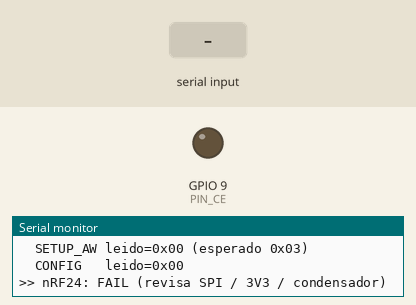
Recording of a sketch running on a simulated ESP32-S3. Shown: output pins drawn as LEDs (lit = HIGH), the last lines printed to the serial monitor. The inputs (shaded band) are chosen by the test bench. Pins used as bus, display or sensor lines are not drawn.

Above: at 1.6 s.
1.7 s: "s" received over Serial
At 2.7 s:
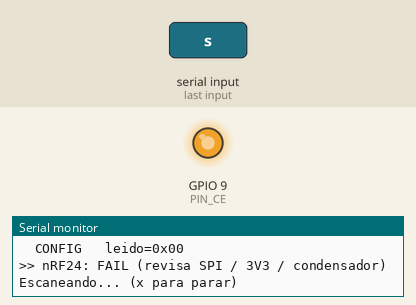
4.7 s: "t" received over Serial
At 5.9 s:
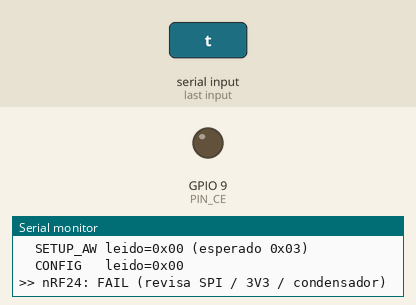
Timing chart, 0 to 7.7 s (numbered marks = the images above; inputs shaded):
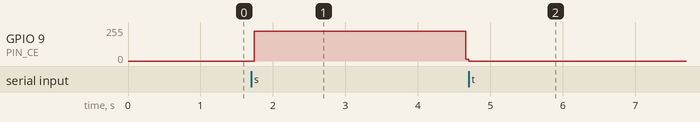

Measured:
- after the input at 1.7 s, GPIO 9 (PIN_CE): 0/255 → 224/255 at once, → 15/255 2.9 s later
- after the input at 4.7 s, GPIO 9 (PIN_CE): goes on until 4.7 s, then stays 0/255

The sketch:

test_nrf24.ino
```cpp
// ============================================================================
// DronLink - test_nrf24
// Diagnostico de cableado del nRF24L01+ + escaner de banda 2.4 GHz
// Placa: YD-ESP32-S3 (YD-ESP32-23 V1.3) - core esp32:esp32 3.3.7
//   FQBN: esp32:esp32:esp32s3:FlashSize=16M,PSRAM=opi   (suele ir por COM11)
//
// Objetivo de este sketch (fase 1, "aqui voy conectando"):
//   1) Confirmar que el nRF24L01+ esta bien cableado y alimentado
//      (lee/escribe registros por SPI y comprueba el round-trip).
//   2) Escanear los 126 canales de 2.4 GHz y mostrar donde hay actividad,
//      para ver el mando del dron transmitiendo (enciendelo cerca).
//
// Acceso a registros EN CRUDO (sin libreria RF24) para no depender de nada
// y para que el test sea tambien una prueba real del bus SPI.
//
// Monitor serie a 115200. Comandos: 't' test registros, 's' escaner continuo,
//   'x' parar escaner.
// ============================================================================

#include <SPI.h>

// ---- Pines (ver WIRING.md) --------------------------------------------------
// YD-ESP32-S3: se evitan GPIO 26-37 (flash/PSRAM octal) y strapping/USB.
static const int PIN_CE   = 9;
static const int PIN_CSN  = 10;
static const int PIN_SCK  = 12;
static const int PIN_MOSI = 11;
static const int PIN_MISO = 13;

// ---- Registros y comandos nRF24 --------------------------------------------
static const uint8_t CMD_R_REGISTER = 0x00;
static const uint8_t CMD_W_REGISTER = 0x20;
static const uint8_t CMD_FLUSH_RX   = 0xE2;
static const uint8_t CMD_FLUSH_TX   = 0xE1;
static const uint8_t CMD_NOP        = 0xFF;

static const uint8_t REG_CONFIG   = 0x00;
static const uint8_t REG_EN_AA    = 0x01;
static const uint8_t REG_SETUP_AW = 0x03;
static const uint8_t REG_RF_CH    = 0x05;
static const uint8_t REG_RF_SETUP = 0x06;
static const uint8_t REG_STATUS   = 0x07;
static const uint8_t REG_RPD      = 0x09;   // Received Power Detector (nRF24L01+)
static const uint8_t REG_TX_ADDR  = 0x10;

SPIClass spi(FSPI);
static const SPISettings kSpi(8000000, MSBFIRST, SPI_MODE0);

// ---- Helpers SPI ------------------------------------------------------------
static inline void csnLow()  { digitalWrite(PIN_CSN, LOW);  }
static inline void csnHigh() { digitalWrite(PIN_CSN, HIGH); }
static inline void ceLow()   { digitalWrite(PIN_CE,  LOW);  }
static inline void ceHigh()  { digitalWrite(PIN_CE,  HIGH); }

uint8_t writeReg(uint8_t reg, uint8_t val) {
  spi.beginTransaction(kSpi);
  csnLow();
  uint8_t status = spi.transfer(CMD_W_REGISTER | (reg & 0x1F));
  spi.transfer(val);
  csnHigh();
  spi.endTransaction();
  return status;
}

uint8_t readReg(uint8_t reg) {
  spi.beginTransaction(kSpi);
  csnLow();
  spi.transfer(CMD_R_REGISTER | (reg & 0x1F));
  uint8_t val = spi.transfer(CMD_NOP);
  csnHigh();
  spi.endTransaction();
  return val;
}

void writeRegMulti(uint8_t reg, const uint8_t* buf, uint8_t len) {
  spi.beginTransaction(kSpi);
  csnLow();
  spi.transfer(CMD_W_REGISTER | (reg & 0x1F));
  for (uint8_t i = 0; i < len; i++) spi.transfer(buf[i]);
  csnHigh();
  spi.endTransaction();
}

void readRegMulti(uint8_t reg, uint8_t* buf, uint8_t len) {
  spi.beginTransaction(kSpi);
  csnLow();
  spi.transfer(CMD_R_REGISTER | (reg & 0x1F));
  for (uint8_t i = 0; i < len; i++) buf[i] = spi.transfer(CMD_NOP);
  csnHigh();
  spi.endTransaction();
}

void sendCmd(uint8_t cmd) {
  spi.beginTransaction(kSpi);
  csnLow();
  spi.transfer(cmd);
  csnHigh();
  spi.endTransaction();
}

// ---- Test de cableado -------------------------------------------------------
// Escribe valores conocidos en registros escribibles y los lee de vuelta.
// Si el modulo esta mal cableado/alimentado, los read-back no coinciden.
bool testRegisters() {
  Serial.println(F("\n--- Test de registros nRF24 ---"));

  // 1) RF_CH: escribir 76 (0x4C) y leer.
  writeReg(REG_RF_CH, 0x4C);
  uint8_t ch = readReg(REG_RF_CH);
  Serial.printf("  RF_CH  escrito=0x4C leido=0x%02X %s\n", ch, ch == 0x4C ? "OK" : "FAIL");

  // 2) TX_ADDR: escribir 5 bytes y leer de vuelta.
  const uint8_t addr[5] = {0xE1, 0xC2, 0xA3, 0xB4, 0x55};
  uint8_t rb[5] = {0};
  writeRegMulti(REG_TX_ADDR, addr, 5);
  readRegMulti(REG_TX_ADDR, rb, 5);
  bool addrOk = true;
  for (uint8_t i = 0; i < 5; i++) if (rb[i] != addr[i]) addrOk = false;
  Serial.printf("  TX_ADDR  %02X%02X%02X%02X%02X  %s\n",
                rb[0], rb[1], rb[2], rb[3], rb[4], addrOk ? "OK" : "FAIL");

  // 3) SETUP_AW por defecto debe ser 0x03 (direcciones de 5 bytes).
  uint8_t aw = readReg(REG_SETUP_AW);
  Serial.printf("  SETUP_AW leido=0x%02X (esperado 0x03)\n", aw);

  // 4) CONFIG tras reset ~0x08.
  uint8_t cfg = readReg(REG_CONFIG);
  Serial.printf("  CONFIG   leido=0x%02X\n", cfg);

  bool ok = (ch == 0x4C) && addrOk && (aw == 0x03);
  Serial.printf(">> nRF24: %s\n", ok ? "OK (cableado y alimentacion correctos)"
                                      : "FAIL (revisa SPI / 3V3 / condensador)");
  return ok;
}

// ---- Escaner de banda -------------------------------------------------------
// Pone el modulo en RX sin CRC, recorre los 126 canales y, en cada uno, mide
// varias veces el RPD (hay portadora > -64 dBm). Dibuja una barra por canal.
// Enciende el mando del dron cerca: deberias ver picos en sus canales.
static const uint8_t SCAN_REPS = 100;
uint8_t scanCounts[126];

void scannerSetup() {
  ceLow();
  writeReg(REG_CONFIG, 0x03);   // PWR_UP=1, PRIM_RX=1, CRC off
  writeReg(REG_EN_AA, 0x00);    // sin auto-ack
  writeReg(REG_RF_SETUP, 0x06); // 1 Mbps, 0 dBm
  sendCmd(CMD_FLUSH_RX);
  writeReg(REG_STATUS, 0x70);   // limpia flags
  delay(2);
}

void scanOnce() {
  for (uint8_t ch = 0; ch < 126; ch++) {
    uint8_t hits = 0;
    for (uint8_t r = 0; r < SCAN_REPS; r++) {
      writeReg(REG_RF_CH, ch);
      ceHigh();
      delayMicroseconds(200);   // tiempo de asentamiento + escucha
      ceLow();
      if (readReg(REG_RPD) & 0x01) hits++;
    }
    scanCounts[ch] = hits;
  }
}

void printScan() {
  // Canal nRF = 2400 + ch MHz. WiFi 1/6/11 ~ ch 12/37/62 (ancho).
  Serial.println(F("\nch  MHz   actividad (RPD)"));
  for (uint8_t ch = 0; ch < 126; ch++) {
    uint8_t h = scanCounts[ch];
    if (h == 0) continue;              // solo canales con algo
    Serial.printf("%3d %4d  ", ch, 2400 + ch);
    uint8_t bars = h / 2;              // 0..50
    for (uint8_t i = 0; i < bars; i++) Serial.print('#');
    Serial.printf(" %u%%\n", h);
  }
  Serial.println(F("(vacio = sin actividad; enciende el mando del dron cerca)"));
}

// ---- Arduino ----------------------------------------------------------------
bool scanning = false;

void setup() {
  Serial.begin(115200);
  delay(300);

  pinMode(PIN_CE, OUTPUT);
  pinMode(PIN_CSN, OUTPUT);
  ceLow();
  csnHigh();

  spi.begin(PIN_SCK, PIN_MISO, PIN_MOSI, -1);  // CSN manual

  delay(100);  // power-on reset del nRF24

  Serial.println(F("\n=== DronLink test_nrf24 ==="));
  Serial.println(F("Comandos:  t=test registros   s=escaner   x=parar"));
  testRegisters();
}

void loop() {
  if (Serial.available()) {
    char c = Serial.read();
    if (c == 't') { scanning = false; testRegisters(); }
    else if (c == 's') { scannerSetup(); scanning = true; Serial.println(F("\nEscaneando... (x para parar)")); }
    else if (c == 'x') { scanning = false; Serial.println(F("Escaner detenido.")); }
  }

  if (scanning) {
    scanOnce();
    printScan();
    delay(300);
  }
}
```
